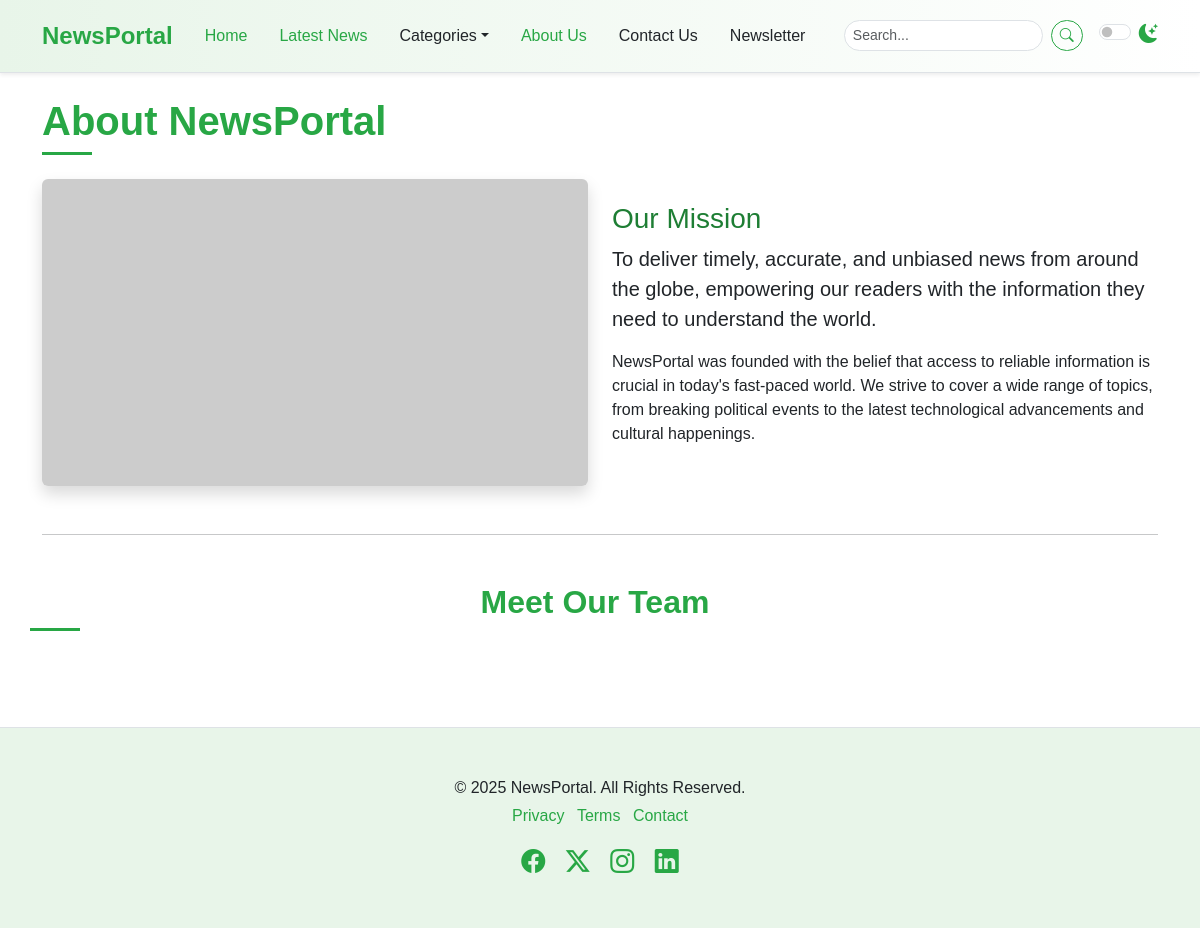
Page /about/ on the earlier database version.
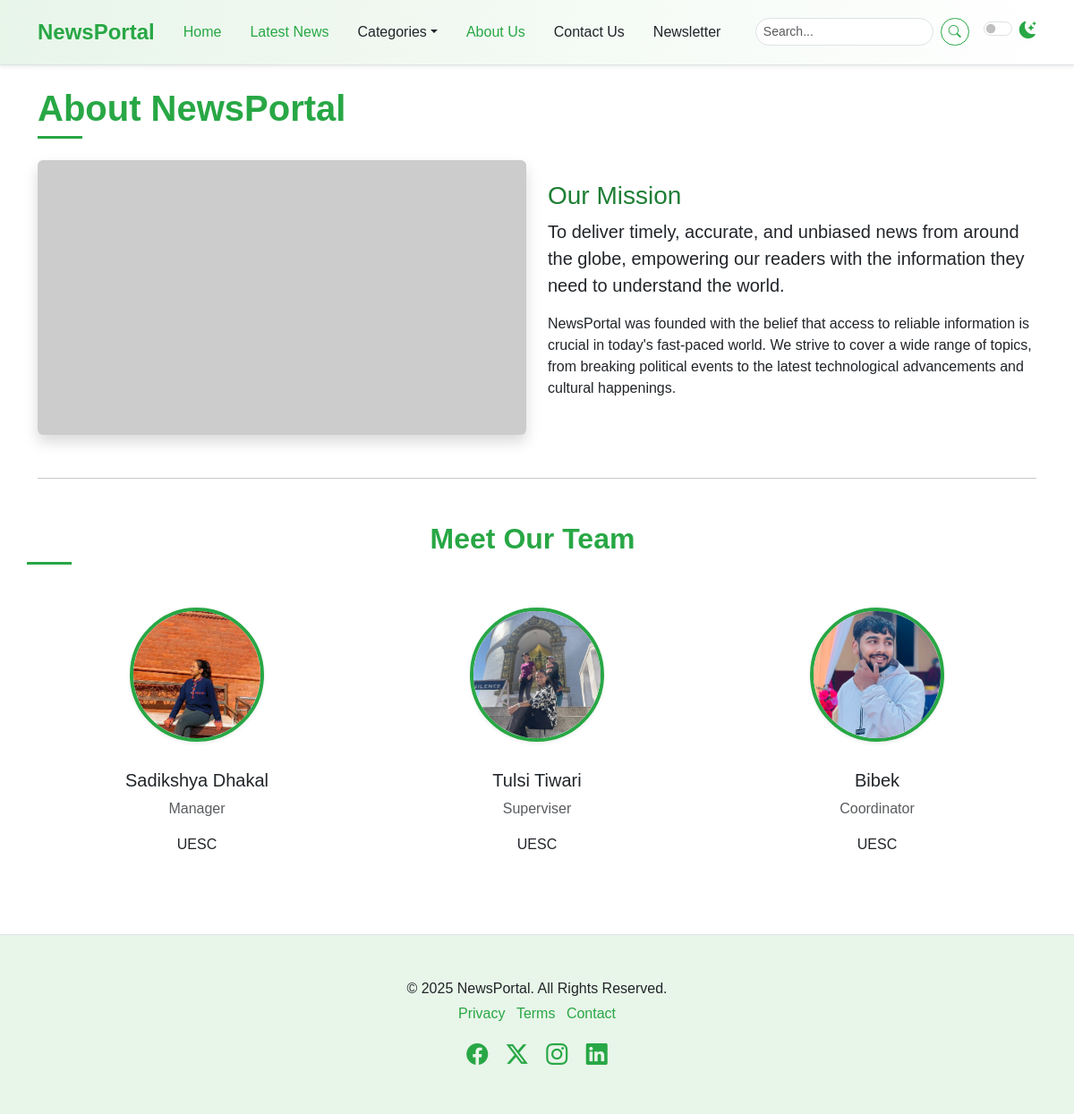
Same page on the later database version.
### newspaper/models.py (models this page shows, shortened)
class TimeStampModel(models.Model):
    created_at = models.DateTimeField(auto_now_add=True)
    updated_at = models.DateTimeField(auto_now=True)
    class Meta:
        abstract = True

class OurTeam(TimeStampModel):
    name = models.CharField(max_length=100)
    position = models.CharField(max_length=100)
    image = models.ImageField(upload_to="tram_images/%Y/%m/%d", blank=False)
    description = models.TextField()

### newspaper/views.py (the view)
# urls.py: path("about/", views.AboutView.as_view(), name="about"),
class AboutView(TemplateView):
    template_name = "newsportal/about.html"
    def get_context_data(self, **kwargs):
        context = super().get_context_data(**kwargs)
        context["our_teams"] = OurTeam.objects.all()
        return context

### templates/newsportal/about.html
{% extends "newsportal/base.html" %}
{% block content %}
    <div class="container mt-4">
      <h1 class="mb-4 section-title">
        <span>About NewsPortal</span>
      </h1>
      <div class="row mb-5">
        <div class="col-md-6">
          <img src="https://placehold.co/800x450/28a745/ffffff?text=Our+Mission"
               class="img-fluid rounded shadow"
               alt="Our Mission" />
        </div>
        <div class="col-md-6 d-flex flex-column justify-content-center">
          <h3 class="mt-3 mt-md-0 about-mission-title">Our Mission</h3>
          <p class="lead">
            To deliver timely, accurate, and unbiased news from around the globe, empowering our readers with the information they need to understand the world.
          </p>
          <p>
            NewsPortal was founded with the belief that access to reliable information is crucial in today's fast-paced world. We strive to cover a wide range of topics, from breaking political events to the latest technological advancements and cultural happenings.
          </p>
        </div>
      </div>
      <hr class="my-5" />
      <div class="row text-center">
        <h2 class="mb-5 section-title">
          <span>Meet Our Team</span>
        </h2>
        {% for our_team in our_teams %}
        <div class="col-lg-4 col-md-6 mb-4">
          <div class="team-member">
            <img src="{{ our_team.image.url}}"
                 alt="{{ our_team.name }}"
                 width="150"
                 height="150"/>
            <h5 class="mt-3">{{ our_team.name }}</h5>
            <p class="text-muted">{{ our_team.position }}</p>
            <p>{{ our_team.description }}</p>
          </div>
        </div>
        {% endfor %}
      </div>
    </div>
{% endblock %}

### templates/newsportal/base.html (shortened to what this page needs)
{% load static %}
<!DOCTYPE html>
<html lang="en" data-bs-theme="light">
  <head>
    <link href="{% static 'css/bootstrap.min.css' %}"
          rel="stylesheet"/>
    <link rel="stylesheet"
          href="https://cdn.jsdelivr.net/npm/bootstrap-icons@1.11.3/font/bootstrap-icons.min.css" />
    <link rel="stylesheet" href="{% static 'css/style.css' %}" />
  </head>
  <body>
    {% include "newsportal/nav.html" %}
    {% block content %}
    {% endblock content %}
    {% include "newsportal/footer.html" %}
  </body>
</html>

### templates/newsportal/nav.html (shortened to what this page needs)
    <nav class="navbar navbar-expand-lg sticky-top elegant-navbar">
      <div class="container">
        <a class="navbar-brand fw-bold" href="/">NewsPortal</a>
        <div class="collapse navbar-collapse" id="navbarNavDropdown">
          <ul class="navbar-nav me-auto mb-2 mb-lg-0">
            <li class="nav-item">
              <a class="nav-link active" aria-current="page" href="/">Home</a>
            </li>
            <li class="nav-item">
              <a class="nav-link" href="{% url 'post-list' %}">Latest News</a>
            </li>
            <li class="nav-item dropdown">
              <a class="nav-link dropdown-toggle"
                 href="#"
                 role="button"
                 data-bs-toggle="dropdown"
                 aria-expanded="false">Categories</a>
                </li>
              </ul>
            <li class="nav-item">
              <a class="nav-link" href="{% url 'about' %}">About Us</a>
            </li>
            <li class="nav-item">
              <a class="nav-link" href="contact.html">Contact Us</a>
            </li>
            <li class="nav-item">
              <a class="nav-link" href="#newsletter-section">Newsletter</a>
            </li>
          <form class="d-flex me-3" role="search">
            <input class="form-control form-control-sm me-2"
                   type="search"
                   placeholder="Search..."
                   aria-label="Search" />
            <button class="btn btn-outline-success btn-sm" type="submit">
              <i class="bi bi-search"></i>
            </button>
          </form>
          <div class="form-check form-switch">
            <input class="form-check-input"
                   type="checkbox"
                   role="switch"
                   id="darkModeSwitch" />
            <label class="form-check-label" for="darkModeSwitch">
              <i class="bi bi-moon-stars-fill"></i>
            </label>
          </div>
        </div>
      </div>
    </nav>

### templates/newsportal/footer.html
    <footer class="py-5 mt-5 elegant-footer">
      <div class="container text-center">
        <p class="mb-1">&copy; 2025 NewsPortal. All Rights Reserved.</p>
        <ul class="list-inline">
          <li class="list-inline-item">
            <a href="#">Privacy</a>
          </li>
          <li class="list-inline-item">
            <a href="#">Terms</a>
          </li>
          <li class="list-inline-item">
            <a href="#">Contact</a>
          </li>
        </ul>
        <div class="social-icons mt-3">
          <a href="#" class="text-decoration-none me-3"><i class="bi bi-facebook fs-4"></i></a>
          <a href="#" class="text-decoration-none me-3"><i class="bi bi-twitter-x fs-4"></i></a>
          <a href="#" class="text-decoration-none me-3"><i class="bi bi-instagram fs-4"></i></a>
          <a href="#" class="text-decoration-none"><i class="bi bi-linkedin fs-4"></i></a>
        </div>
      </div>
    </footer>

### static/css/style.css (style rules this page uses)
:root { --primary-green: #28a745; --light-green: #e8f5e9; --dark-green: #1e7e34; --accent-green: #5cb85c; --text-color-light: #212529; --text-color-dark: #f8f9fa; --bg-light: #ffffff; --bg-dark: #212529; --card-bg-light: #ffffff; --card-bg-dark: #343a40; --border-color-light: #dee2e6; --border-color-dark: #495057; --shadow-sm: 0 0.125rem 0.25rem rgba(0, 0, 0, 0.075); --shadow: 0 0.5rem 1rem rgba(0, 0, 0, 0.15); --transition-speed: 0.3s ease; }
body { font-family: "Poppins", sans-serif; background-color: var(--bg-light); color: var(--text-color-light); transition: background-color var(--transition-speed), color var(--transition-speed); }
.elegant-navbar { background: linear-gradient( to right, var(--light-green), #ffffff ); border-bottom: 1px solid var(--border-color-light); box-shadow: var(--shadow-sm); padding-top: 0.8rem; padding-bottom: 0.8rem; }
.elegant-navbar .navbar-brand { color: var(--primary-green); font-size: 1.5rem; transition: color var(--transition-speed); }
.elegant-navbar .nav-link { color: var(--text-color-light); font-weight: 500; transition: color var(--transition-speed); margin: 0 0.5rem; }
.elegant-navbar .nav-link:hover, .elegant-navbar .nav-link.active { color: var(--primary-green); }
.elegant-navbar .form-control { border-radius: 20px; border-color: var(--border-color-light); background-color: var(--bg-light); color: var(--text-color-light); }
.elegant-navbar .btn-outline-success { border-color: var(--primary-green); color: var(--primary-green); border-radius: 20px; transition: background-color var(--transition-speed), color var(--transition-speed); }
.elegant-navbar .form-check-label i { color: var(--primary-green); font-size: 1.2rem; }
.section-title { position: relative; padding-bottom: 10px; margin-bottom: 20px; font-weight: 600; color: var(--primary-green); }
.section-title span { position: relative; z-index: 1; background-color: var(--bg-light); padding-right: 10px; }
.section-title::after { content: ""; position: absolute; left: 0; bottom: 0; width: 50px; height: 3px; background-color: var(--primary-green); }
.elegant-footer { background-color: var(--light-green); border-top: 1px solid var(--border-color-light); color: var(--text-color-light); }
.elegant-footer a { color: var(--primary-green); text-decoration: none; transition: color var(--transition-speed); }
.elegant-footer .social-icons a { color: var(--primary-green); transition: color var(--transition-speed), transform var(--transition-speed); }
.btn-outline-success { color: var(--primary-green); border-color: var(--primary-green); transition: background-color var(--transition-speed), color var(--transition-speed); }
.about-mission-title { color: var(--dark-green); }
.team-member img { width: 150px; height: 150px; object-fit: cover; border-radius: 50%; border: 4px solid var(--primary-green); margin-bottom: 15px; box-shadow: var(--shadow-sm); }

Differences in the rows shown:
added OurTeam: image (picture), name "Sadikshya Dhakal", position "Manager", description "UESC"
added OurTeam: image (picture), name "Tulsi Tiwari", position "Superviser", description "UESC"
added OurTeam: image (picture), name "Bibek", position "Coordinator", description "UESC"
